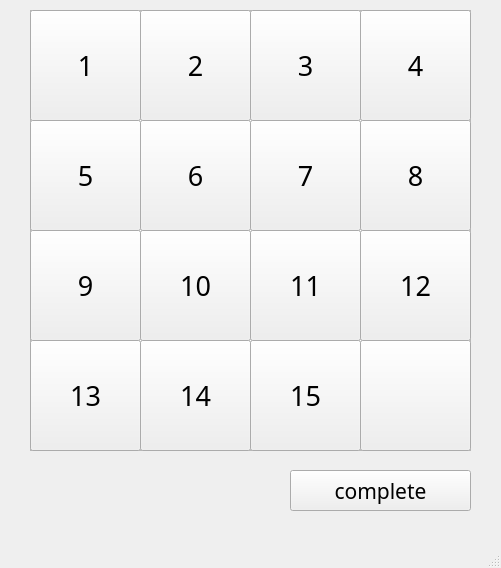
<?xml version="1.0" encoding="UTF-8"?>
<ui version="4.0">
 <class>MainWindow</class>
 <widget class="QMainWindow" name="MainWindow">
  <property name="geometry">
   <rect>
    <x>0</x>
    <y>0</y>
    <width>501</width>
    <height>568</height>
   </rect>
  </property>
  <property name="windowTitle">
   <string>MainWindow</string>
  </property>
  <widget class="QWidget" name="centralwidget">
   <widget class="QTableView" name="tableView">
    <property name="geometry">
     <rect>
      <x>30</x>
      <y>10</y>
      <width>441</width>
      <height>441</height>
     </rect>
    </property>
   </widget>
   <widget class="QPushButton" name="pushButton1_1">
    <property name="geometry">
     <rect>
      <x>30</x>
      <y>10</y>
      <width>111</width>
      <height>111</height>
     </rect>
    </property>
    <property name="font">
     <font>
      <family>Segoe Script</family>
      <pointsize>20</pointsize>
     </font>
    </property>
    <property name="text">
     <string>1</string>
    </property>
   </widget>
   <widget class="QPushButton" name="pushButton1_2">
    <property name="geometry">
     <rect>
      <x>140</x>
      <y>10</y>
      <width>111</width>
      <height>111</height>
     </rect>
    </property>
    <property name="font">
     <font>
      <family>Segoe Script</family>
      <pointsize>20</pointsize>
     </font>
    </property>
    <property name="text">
     <string>2</string>
    </property>
   </widget>
   <widget class="QPushButton" name="pushButton1_3">
    <property name="geometry">
     <rect>
      <x>250</x>
      <y>10</y>
      <width>111</width>
      <height>111</height>
     </rect>
    </property>
    <property name="font">
     <font>
      <family>Segoe Script</family>
      <pointsize>20</pointsize>
     </font>
    </property>
    <property name="text">
     <string>3</string>
    </property>
   </widget>
   <widget class="QPushButton" name="pushButton1_4">
    <property name="geometry">
     <rect>
      <x>360</x>
      <y>10</y>
      <width>111</width>
      <height>111</height>
     </rect>
    </property>
    <property name="font">
     <font>
      <family>Segoe Script</family>
      <pointsize>20</pointsize>
     </font>
    </property>
    <property name="text">
     <string>4</string>
    </property>
   </widget>
   <widget class="QPushButton" name="pushButton1_5">
    <property name="geometry">
     <rect>
      <x>30</x>
      <y>120</y>
      <width>111</width>
      <height>111</height>
     </rect>
    </property>
    <property name="font">
     <font>
      <family>Segoe Script</family>
      <pointsize>20</pointsize>
     </font>
    </property>
    <property name="text">
     <string>5</string>
    </property>
   </widget>
   <widget class="QPushButton" name="pushButton1_6">
    <property name="geometry">
     <rect>
      <x>140</x>
      <y>120</y>
      <width>111</width>
      <height>111</height>
     </rect>
    </property>
    <property name="font">
     <font>
      <family>Segoe Script</family>
      <pointsize>20</pointsize>
     </font>
    </property>
    <property name="text">
     <string>6</string>
    </property>
   </widget>
   <widget class="QPushButton" name="pushButton1_7">
    <property name="geometry">
     <rect>
      <x>250</x>
      <y>120</y>
      <width>111</width>
      <height>111</height>
     </rect>
    </property>
    <property name="font">
     <font>
      <family>Segoe Script</family>
      <pointsize>20</pointsize>
     </font>
    </property>
    <property name="text">
     <string>7</string>
    </property>
   </widget>
   <widget class="QPushButton" name="pushButton1_8">
    <property name="geometry">
     <rect>
      <x>360</x>
      <y>120</y>
      <width>111</width>
      <height>111</height>
     </rect>
    </property>
    <property name="font">
     <font>
      <family>Segoe Script</family>
      <pointsize>20</pointsize>
     </font>
    </property>
    <property name="text">
     <string>8</string>
    </property>
   </widget>
   <widget class="QPushButton" name="pushButton1_9">
    <property name="geometry">
     <rect>
      <x>30</x>
      <y>230</y>
      <width>111</width>
      <height>111</height>
     </rect>
    </property>
    <property name="font">
     <font>
      <family>Segoe Script</family>
      <pointsize>20</pointsize>
     </font>
    </property>
    <property name="text">
     <string>9</string>
    </property>
   </widget>
   <widget class="QPushButton" name="pushButton1_10">
    <property name="geometry">
     <rect>
      <x>140</x>
      <y>230</y>
      <width>111</width>
      <height>111</height>
     </rect>
    </property>
    <property name="font">
     <font>
      <family>Segoe Script</family>
      <pointsize>20</pointsize>
     </font>
    </property>
    <property name="text">
     <string>10</string>
    </property>
   </widget>
   <widget class="QPushButton" name="pushButton1_11">
    <property name="geometry">
     <rect>
      <x>250</x>
      <y>230</y>
      <width>111</width>
      <height>111</height>
     </rect>
    </property>
    <property name="font">
     <font>
      <family>Segoe Script</family>
      <pointsize>20</pointsize>
     </font>
    </property>
    <property name="text">
     <string>11</string>
    </property>
   </widget>
   <widget class="QPushButton" name="pushButton1_12">
    <property name="geometry">
     <rect>
      <x>360</x>
      <y>230</y>
      <width>111</width>
      <height>111</height>
     </rect>
    </property>
    <property name="font">
     <font>
      <family>Segoe Script</family>
      <pointsize>20</pointsize>
     </font>
    </property>
    <property name="text">
     <string>12</string>
    </property>
   </widget>
   <widget class="QPushButton" name="pushButton1_13">
    <property name="geometry">
     <rect>
      <x>30</x>
      <y>340</y>
      <width>111</width>
      <height>111</height>
     </rect>
    </property>
    <property name="font">
     <font>
      <family>Segoe Script</family>
      <pointsize>20</pointsize>
     </font>
    </property>
    <property name="text">
     <string>13</string>
    </property>
   </widget>
   <widget class="QPushButton" name="pushButton1_14">
    <property name="geometry">
     <rect>
      <x>140</x>
      <y>340</y>
      <width>111</width>
      <height>111</height>
     </rect>
    </property>
    <property name="font">
     <font>
      <family>Segoe Script</family>
      <pointsize>20</pointsize>
     </font>
    </property>
    <property name="text">
     <string>14</string>
    </property>
   </widget>
   <widget class="QPushButton" name="pushButton1_15">
    <property name="geometry">
     <rect>
      <x>250</x>
      <y>340</y>
      <width>111</width>
      <height>111</height>
     </rect>
    </property>
    <property name="font">
     <font>
      <family>Segoe Script</family>
      <pointsize>20</pointsize>
     </font>
    </property>
    <property name="text">
     <string>15</string>
    </property>
   </widget>
   <widget class="QPushButton" name="pushButton1_16">
    <property name="geometry">
     <rect>
      <x>360</x>
      <y>340</y>
      <width>111</width>
      <height>111</height>
     </rect>
    </property>
    <property name="font">
     <font>
      <family>Segoe Script</family>
      <pointsize>20</pointsize>
     </font>
    </property>
    <property name="text">
     <string/>
    </property>
   </widget>
   <widget class="QPushButton" name="pushButton">
    <property name="geometry">
     <rect>
      <x>290</x>
      <y>470</y>
      <width>181</width>
      <height>41</height>
     </rect>
    </property>
    <property name="font">
     <font>
      <family>Snap ITC</family>
      <pointsize>16</pointsize>
     </font>
    </property>
    <property name="text">
     <string>complete</string>
    </property>
   </widget>
  </widget>
  <widget class="QMenuBar" name="menubar">
   <property name="geometry">
    <rect>
     <x>0</x>
     <y>0</y>
     <width>501</width>
     <height>26</height>
    </rect>
   </property>
  </widget>
  <widget class="QStatusBar" name="statusbar"/>
 </widget>
 <resources/>
 <connections/>
</ui>
